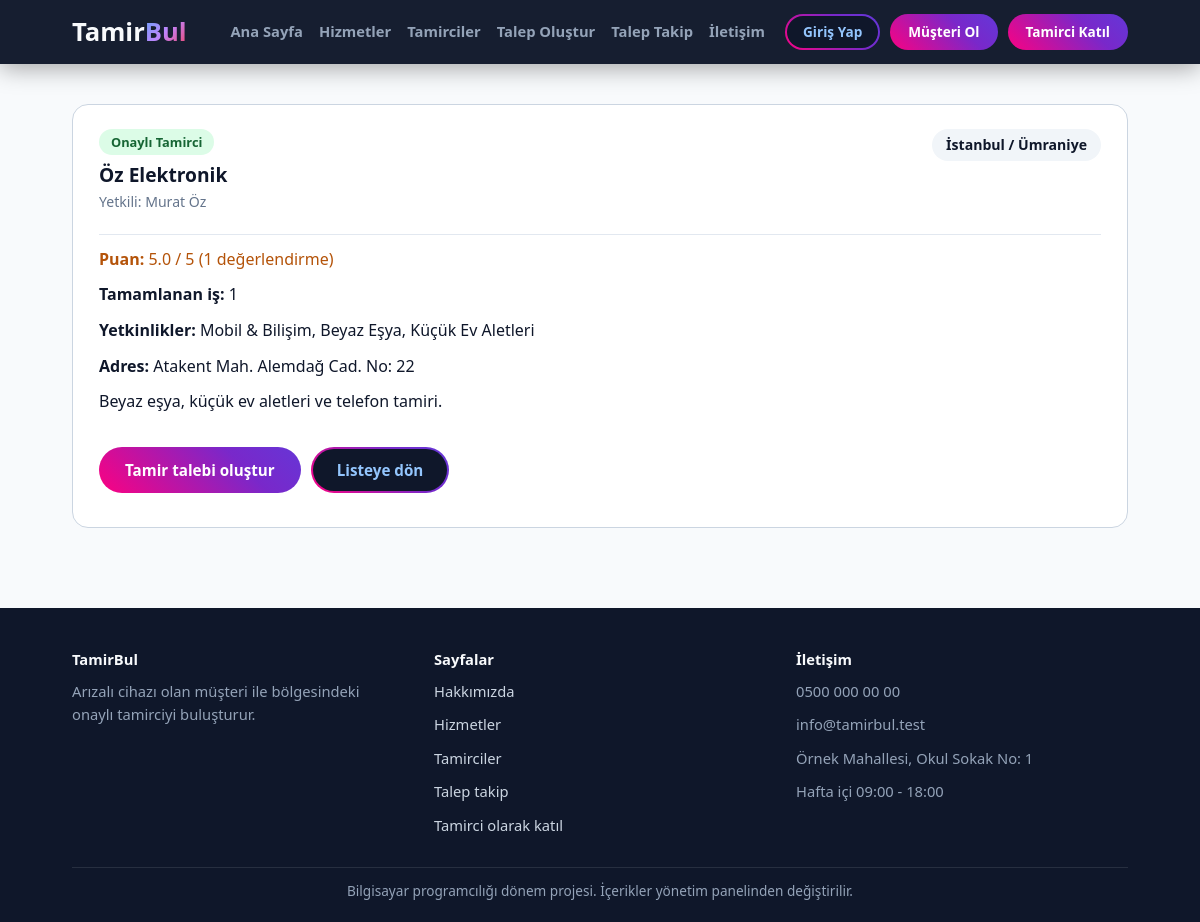
The app's page /tamirci-detay.php?id=6 with its own data.
### tables this page shows
CREATE TABLE site_ayarlari (
    id INT AUTO_INCREMENT PRIMARY KEY,  
    anahtar VARCHAR(50) NOT NULL UNIQUE,  
    deger TEXT NOT NULL,  
    etiket VARCHAR(100) NOT NULL DEFAULT ''  
);

CREATE TABLE kullanicilar (
    id INT AUTO_INCREMENT PRIMARY KEY,  
    ad VARCHAR(50) NOT NULL,  
    soyad VARCHAR(50) NOT NULL,  
    eposta VARCHAR(100) NOT NULL UNIQUE,  
    sifre VARCHAR(255) NOT NULL,  
    telefon VARCHAR(20) NOT NULL,  
    rol VARCHAR(20) NOT NULL,  
    isletme_adi VARCHAR(100) NOT NULL DEFAULT '',  
    sehir VARCHAR(50) NOT NULL,  
    ilce VARCHAR(50) NOT NULL DEFAULT '',  
    adres TEXT NOT NULL,  
    hakkinda TEXT NOT NULL,  
    onayli TINYINT NOT NULL DEFAULT 0,  
    kayit_tarihi DATETIME NOT NULL  
);

### ortak/hazirla.php (called while the page is built, shortened)
<?php
if (is_dir("ortak")) {
    $kok = "";
} else {
    $kok = "../";
}
include __DIR__ . "/baglanti.php";
include __DIR__ . "/guvenlik.php";

### ortak/baglanti.php (called while the page is built, shortened)
<?php
$baglanti = mysqli_connect("127.0.0.1", "root", "", "tamirbul");
$veritabani_hazir = ($baglanti != false);
if ($veritabani_hazir) {
    mysqli_set_charset($baglanti, "utf8mb4");
}
function sorgula($sorgu) {
    global $baglanti;
    return mysqli_query($baglanti, $sorgu);
}
function satirlar($sorgu) {
    $liste = array();
    $sonuc = sorgula($sorgu);
    while ($sonuc && $satir = mysqli_fetch_assoc($sonuc)) {
        $liste[] = $satir;
    }
    return $liste;
}
function tek_satir($sorgu) {
    $liste = satirlar($sorgu);
    return $liste[0];
}
function sayi_getir($sorgu) {
    $satir = tek_satir($sorgu);
    return (int) reset($satir);
}
function temizle($yazi) {
    global $baglanti;
    return mysqli_real_escape_string($baglanti, $yazi);
}
function ayar_getir($anahtar, $yoksa_bu) {
    $satir = tek_satir("SELECT deger FROM site_ayarlari WHERE anahtar = '" . temizle($anahtar) . "'");
    return $satir["deger"];
}
function yetkinlik_metni($tamirci_id) {
    $adlar = array();
    foreach (satirlar("SELECT kategoriler.ad FROM tamirci_yetkinlikleri INNER JOIN kategoriler ON kategoriler.id = kategori_id WHERE tamirci_id = " . (int) $tamirci_id) as $kategori) {
        $adlar[] = $kategori["ad"];
    }
    return implode(", ", $adlar);
}
function tamirci_puan_metni($tamirci_id) {
    $satir = tek_satir("SELECT AVG(puan) AS ortalama, COUNT(*) AS adet FROM talepler WHERE tamirci_id = " . (int) $tamirci_id . " AND puan > 0");
    return number_format($satir["ortalama"], 1) . " / 5 (" . $satir["adet"] . " değerlendirme)";
}

### ortak/guvenlik.php (called while the page is built, shortened)
<?php
function giris_yapildi_mi() {
    return isset($_SESSION["kullanici_id"]);
}
function gelen_sayi($ad) {
    if (isset($_GET[$ad])) {
        return (int) $_GET[$ad];
    }
    return 0;
}
function temiz_yaz($metin) {
    return htmlspecialchars($metin, ENT_QUOTES, "UTF-8");
}

### tamirci-detay.php (the view, shortened to what this page needs)
<?php
include "ortak/hazirla.php";
$id = gelen_sayi("id");
$tamirci = tek_satir("SELECT * FROM kullanicilar WHERE id = $id AND rol = 'tamirci' AND onayli = 1");
$biten_is = sayi_getir("SELECT COUNT(*) FROM talepler WHERE tamirci_id = $id AND durum = 'tamamlandi'");
include "ortak/baslik.php";
?>
<section class="sayfa">
    <div class="kapsayici">
        <?php if ($tamirci) { ?>
            <div class="request-item-card">
                <div class="request-item-header">
                    <div class="request-info">
                        <span class="badge badge-success">Onaylı Tamirci</span>
                        <h3><?php echo temiz_yaz($tamirci["isletme_adi"]); ?></h3>
                        <p class="request-date">Yetkili: <?php echo temiz_yaz($tamirci["ad"] . " " . $tamirci["soyad"]); ?></p>
                    </div>
                    <span class="location-badge"><?php echo temiz_yaz($tamirci["sehir"] . " / " . $tamirci["ilce"]); ?></span>
                </div>
                <div class="request-item-body">
                    <p class="rating"><strong>Puan:</strong> <?php echo tamirci_puan_metni($id); ?></p>
                    <p><strong>Tamamlanan iş:</strong> <?php echo $biten_is; ?></p>
                    <p><strong>Yetkinlikler:</strong> <?php echo temiz_yaz(yetkinlik_metni($id)); ?></p>
                    <p><strong>Adres:</strong> <?php echo temiz_yaz($tamirci["adres"]); ?></p>
                    <p><?php echo temiz_yaz($tamirci["hakkinda"]); ?></p>
                </div>
                <div class="detail-actions">
                    <a class="btn btn-primary" href="talep-olustur.php">Tamir talebi oluştur</a>
                    <a class="btn btn-outline" href="tamirciler.php">Listeye dön</a>
                </div>
            </div>
        <?php } else { ?>
            <p class="bos-liste">Tamirci bulunamadı. <a href="tamirciler.php">Tamircilere dön</a></p>
        <?php } ?>
    </div>
</section>
<?php
include "ortak/altlik.php";
?>

### ortak/baslik.php (shortened to what this page needs)
<?php
$site_adi = ayar_getir("site_adi", "TamirBul");
$logo_on = mb_substr($site_adi, 0, 5, "UTF-8");
$logo_arka = mb_substr($site_adi, 5, null, "UTF-8");
$acik_dosya = basename($_SERVER["PHP_SELF"]);
$menu_linkleri = array(
    "index.php" => "Ana Sayfa",
    "hizmetler.php" => "Hizmetler",
    "tamirciler.php" => "Tamirciler",
    "talep-olustur.php" => "Talep Oluştur",
    "talep-takip.php" => "Talep Takip",
    "iletisim.php" => "İletişim"
);
$panel_adresi = "musteri/panel.php";
$panel_yazisi = "Hesabım";
?>
<!DOCTYPE html>
<html lang="tr">
<head>
    <link rel="stylesheet" href="<?php echo $kok; ?>css/stil.css">
</head>
<body>
    <header class="navbar">
        <div class="container navbar-container">
            <a class="logo" href="<?php echo $kok; ?>index.php">
                <h1><?php echo temiz_yaz($logo_on); ?><span><?php echo temiz_yaz($logo_arka); ?></span></h1>
            </a>
            <div id="menu" class="menu">
                <nav class="nav-menu">
                    <ul>
                        <?php foreach ($menu_linkleri as $dosya => $yazi) { ?>
                            <li><a href="<?php echo $kok . $dosya; ?>" <?php if ($acik_dosya == $dosya && $kok == "") { echo 'class="active"'; } ?>><?php echo $yazi; ?></a></li>
                        <?php } ?>
                    </ul>
                </nav>
                <?php if (giris_yapildi_mi()) { ?>
                    <div class="user-profile-menu">
                        <span class="user-name"><?php echo temiz_yaz($_SESSION["ad"] . " " . $_SESSION["soyad"]); ?></span>
                        <a class="btn btn-sm btn-outline" href="<?php echo $kok . $panel_adresi; ?>"><?php echo $panel_yazisi; ?></a>
                        <a class="btn btn-sm btn-secondary" href="<?php echo $kok; ?>cikis.php">Çıkış Yap</a>
                    </div>
                <?php } else { ?>
                    <div class="auth-buttons">
                        <a class="btn btn-sm btn-outline" href="<?php echo $kok; ?>giris.php">Giriş Yap</a>
                        <a class="btn btn-sm btn-primary" href="<?php echo $kok; ?>musteri-kayit.php">Müşteri Ol</a>
                        <a class="btn btn-sm btn-secondary" href="<?php echo $kok; ?>tamirci-kayit.php">Tamirci Katıl</a>
                    </div>
                <?php } ?>
            </div>
        </div>
    </header>
    <main>

### ortak/altlik.php (shortened to what this page needs)
<?php
$alt_site_adi = ayar_getir("site_adi", "TamirBul");
$alt_aciklama = ayar_getir("altlik_aciklama", "");
$alt_telefon = ayar_getir("telefon", "");
$alt_eposta = ayar_getir("eposta", "");
$alt_adres = ayar_getir("adres", "");
$alt_saat = ayar_getir("calisma_saatleri", "");
$alt_not = ayar_getir("altlik_not", "");
?>
    </main>
    <footer class="footer">
        <div class="container footer-container">
            <div>
                <strong><?php echo temiz_yaz($alt_site_adi); ?></strong>
                <p><?php echo temiz_yaz($alt_aciklama); ?></p>
            </div>
            <div>
                <strong>Sayfalar</strong>
                <p><a href="<?php echo $kok; ?>hakkimizda.php">Hakkımızda</a></p>
                <p><a href="<?php echo $kok; ?>hizmetler.php">Hizmetler</a></p>
                <p><a href="<?php echo $kok; ?>tamirciler.php">Tamirciler</a></p>
                <p><a href="<?php echo $kok; ?>talep-takip.php">Talep takip</a></p>
                <p><a href="<?php echo $kok; ?>tamirci-kayit.php">Tamirci olarak katıl</a></p>
            </div>
            <div>
                <strong>İletişim</strong>
                <p><?php echo temiz_yaz($alt_telefon); ?></p>
                <p><?php echo temiz_yaz($alt_eposta); ?></p>
                <p><?php echo temiz_yaz($alt_adres); ?></p>
                <p><?php echo temiz_yaz($alt_saat); ?></p>
            </div>
        </div>
        <div class="container alt-not">
            <p><?php echo temiz_yaz($alt_not); ?></p>
        </div>
    </footer>
</body>
</html>

### css/stil.css (style rules this page uses)
:root { --primary: #2563eb; --primary-dark: #1d4ed8; --secondary: #10b981; --background: #f8fafc; --text: #0f172a; --text-light: #64748b; --border: #cbd5e1; --navy: #0f172a; --radius-lg: 16px; --radius-sm: 10px; }
* { margin: 0; padding: 0; box-sizing: border-box; }
body { font-family: "Segoe UI", Tahoma, Arial, sans-serif; background: var(--background); color: var(--text); line-height: 1.6; min-height: 100vh; display: flex; flex-direction: column; }
main { flex: 1; }
h1, h2, h3, h4, h5 { line-height: 1.25; }
a { color: var(--primary); }
p { margin-bottom: 10px; }
.container, .kapsayici { width: 88%; max-width: 1200px; margin: 0 auto; }
.btn { display: inline-flex; justify-content: center; align-items: center; position: relative; overflow: hidden; padding: 11px 26px; border: none; border-radius: 40px; text-decoration: none; font-weight: 700; font-size: 0.95rem; font-family: inherit; cursor: pointer; color: #ffffff; z-index: 1; transition: transform 0.3s, box-shadow 0.3s; white-space: nowrap; }
.btn::before { content: ""; position: absolute; top: -2px; left: -2px; right: -2px; bottom: -2px; background: linear-gradient(45deg, #ff007f, #7928ca, #4f46e5, #3b82f6, #00ff87, #ff007f); background-size: 400%; z-index: -1; animation: renkKaydir 6s linear infinite; }
.btn-outline { color: #93c5fd; }
.btn-outline::after { content: ""; position: absolute; top: 2px; left: 2px; right: 2px; bottom: 2px; background: #0f172a; border-radius: 40px; z-index: -1; }
.btn-sm { padding: 7px 18px; font-size: 0.85rem; }
.navbar { background: rgba(15, 23, 42, 0.97); box-shadow: 0 4px 25px rgba(0, 0, 0, 0.35); position: sticky; top: 0; z-index: 1000; }
.navbar-container { display: flex; align-items: center; gap: 20px; padding: 14px 0; }
.logo { text-decoration: none; flex-shrink: 0; }
.logo h1 { font-size: 1.6rem; font-weight: 900; color: #f8fafc; }
.logo span { background: linear-gradient(135deg, #60a5fa, #c084fc, #f43f5e); -webkit-background-clip: text; background-clip: text; -webkit-text-fill-color: transparent; }
.menu { display: flex; align-items: center; flex: 1; gap: 20px; }
.nav-menu { margin-left: auto; }
.nav-menu ul { display: flex; list-style: none; gap: 16px; }
.nav-menu a { color: #94a3b8; text-decoration: none; font-weight: 600; font-size: 0.92rem; }
.auth-buttons, .user-profile-menu { display: flex; align-items: center; gap: 10px; }
.dashboard-section, .sayfa { padding: 40px 0 60px 0; }
.kart-dugmeleri, .offer-actions, .detail-actions { display: flex; flex-wrap: wrap; align-items: center; gap: 10px; margin: 10px 0; }
.request-item-card, .request-item { background: #ffffff; border: 1px solid var(--border); border-radius: var(--radius-lg); padding: 24px 26px; margin-bottom: 20px; }
.request-item-header, .request-header { display: flex; justify-content: space-between; align-items: flex-start; flex-wrap: wrap; gap: 10px; margin-bottom: 10px; }
.request-item-card h3, .request-item-card h4, .request-title { font-size: 1.2rem; margin: 8px 0 4px 0; }
.request-date, .request-meta { color: var(--text-light); font-size: 0.88rem; }
.request-item-body, .request-desc { padding: 12px 0; border-top: 1px solid #e2e8f0; }
.badge { display: inline-block; padding: 3px 12px; border-radius: 20px; font-size: 0.8rem; font-weight: 700; }
.badge-success { background: #dcfce7; color: #166534; }
.rating { color: #b45309; }
.location-badge { background: #f1f5f9; border-radius: 20px; padding: 5px 14px; font-size: 0.88rem; font-weight: 600; }
.footer { background: var(--navy); color: #94a3b8; padding: 40px 0 10px 0; font-size: 0.92rem; }
.footer a { color: #cbd5e1; text-decoration: none; }
.footer strong { color: #f8fafc; display: block; margin-bottom: 8px; }
.footer-container { display: flex; gap: 30px; }
.footer-container > div { flex: 1; }
.alt-not { border-top: 1px solid rgba(255, 255, 255, 0.1); margin-top: 20px; padding-top: 12px; text-align: center; font-size: 0.85rem; }

### records on screen
site_ayarlari: deger "Tamir", deger "Bul", deger "TamirBul"
kullanicilar: isletme_adi "Öz Elektronik", temiz_yaz($tamirci["ad"] . " " . $tamirci["soyad"]) "Murat Öz", sehir+ilce "İstanbul / Ümraniye", adres "Atakent Mah. Alemdağ Cad. No: 22", hakkinda "Beyaz eşya, küçük ev aletleri ve telefon tamiri."
site_ayarlari: deger "Arızalı cihazı olan müşteri ile bölgesindeki onaylı tamirciyi buluşturur."
site_ayarlari: deger "0500 000 00 00"
site_ayarlari: deger "info@tamirbul.test"
site_ayarlari: deger "Örnek Mahallesi, Okul Sokak No: 1"
site_ayarlari: deger "Hafta içi 09:00 - 18:00"
site_ayarlari: deger "Bilgisayar programcılığı dönem projesi. İçerikler yönetim panelinden değiştirilir."

### other values on screen
$yazi "Ana Sayfa"
$yazi "Hizmetler"
$yazi "Tamirciler"
$yazi "Talep Oluştur"
$yazi "Talep Takip"
$yazi "İletişim"
tamirci_puan_metni($id) "5.0 / 5 (1 değerlendirme)"
$biten_is "1"
temiz_yaz(yetkinlik_metni($id)) "Mobil & Bilişim, Beyaz Eşya, Küçük Ev Aletleri"
